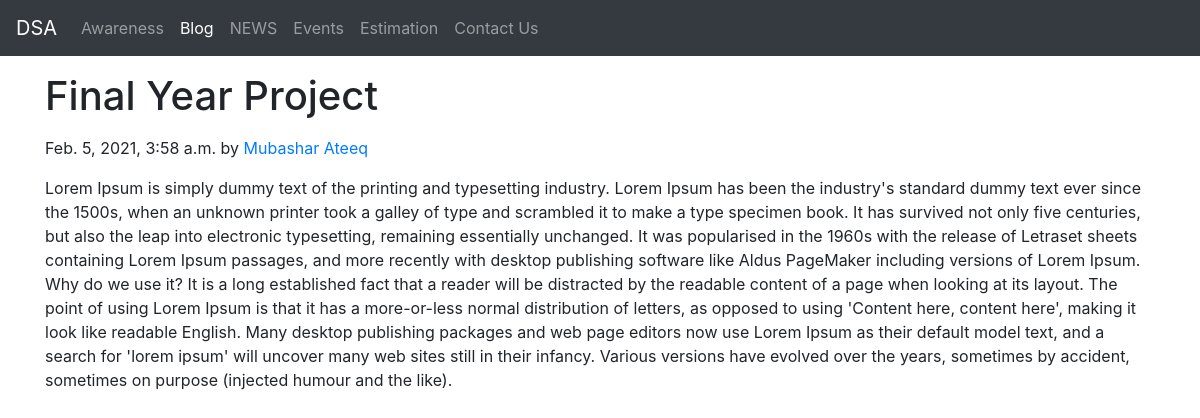
The page /blogpost/fyp on the database its author committed.
### fyp/models.py (models this page shows, shortened)
class Blog(models.Model):
    sno = models.AutoField(primary_key=True)
    title = models.CharField(max_length=200)
    content = models.TextField()
    short_desc = models.CharField(max_length=300, default="")
    slug = models.CharField(max_length=100)
    time = models.DateTimeField(auto_now_add=True)
    author = models.CharField(max_length=20, default="")

### fyp/views.py (the view)
# urls.py: path('blogpost/<str:slug>', views.blogpost, name='blog'),
def blogpost(request, slug):
    blog = Blog.objects.filter(slug=slug).first
    context = {'blog': blog}
    return render(request, 'blogpost.html', context)

### templates/blogpost.html
{% extends 'base.html' %}
{% block blogactive %}active{% endblock blogactive %}
{% block body %}
<div class="container">
<h1 class="my-3"> {{blog.title}} </h1>
<p class="blog-post-meta">{{blog.time}} by <a href="#">{{blog.author}}</a></p>
<div class="my-3">
    {{blog.content|safe}}
</div>
</div>
{% endblock body %}

### rows shown on the page
Blog: title "Final Year Project", time "Feb. 5, 2021, 3:58 a.m.", author "Mubashar Ateeq", content "Lorem Ipsum is simply dummy text of the printing and typesetting industry. Lorem Ipsum has been the industry's standard dummy text ever since the 1500s, when an unknown printer took a galley of type and scrambled it to make a type specimen book. It has survived not only five centuries, but also the leap into electronic typesetting, remaining essentially unchanged. It was popularised in the 1960s with the release of Letraset sheets containing Lorem Ipsum passages, and more recently with desktop publishing software like Aldus PageMaker including versions of Lorem Ipsum. Why do we use it? It is a long established fact that a reader will be distracted by the readable content of a page when…"
